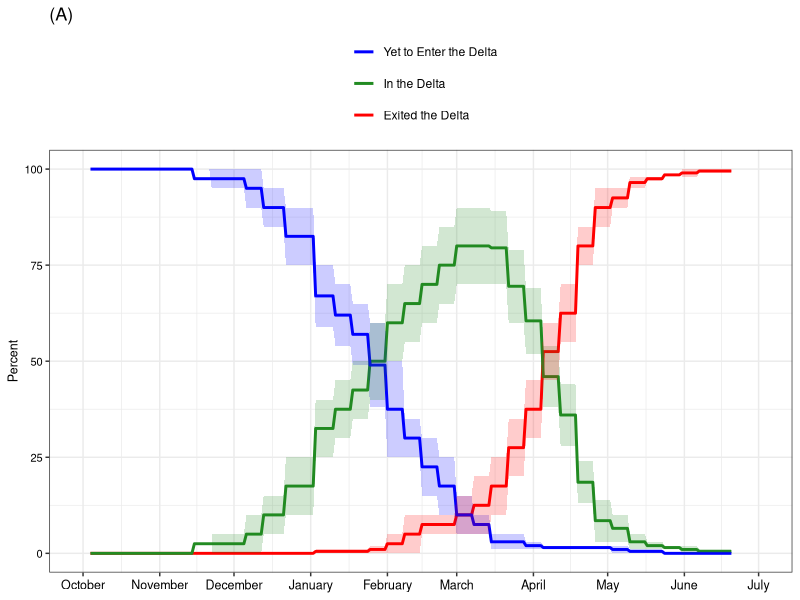
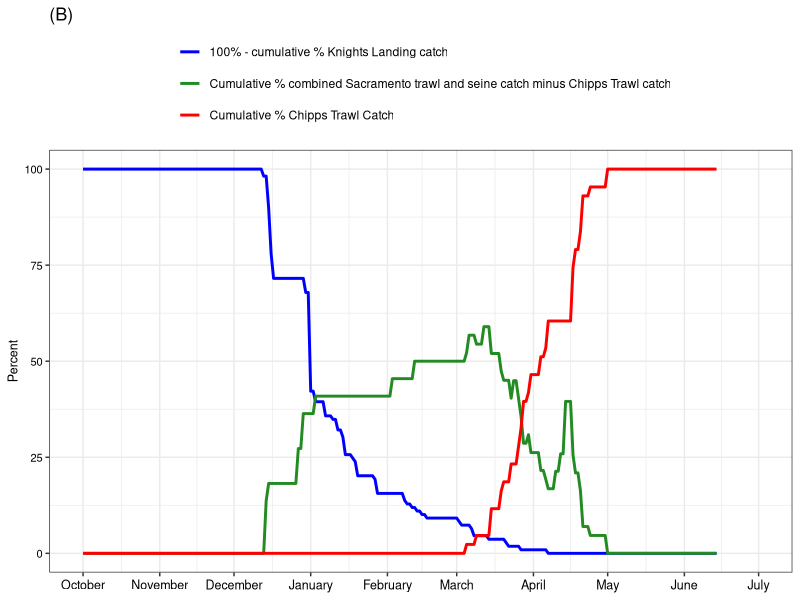
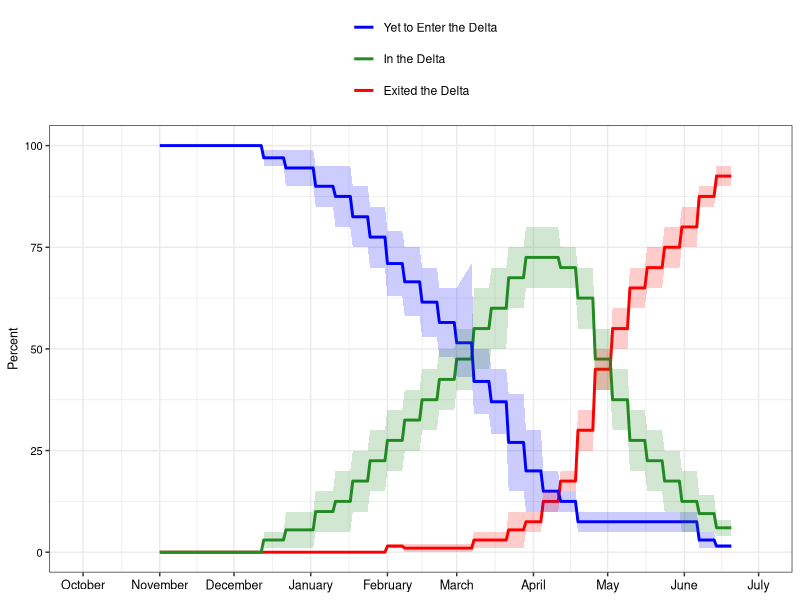
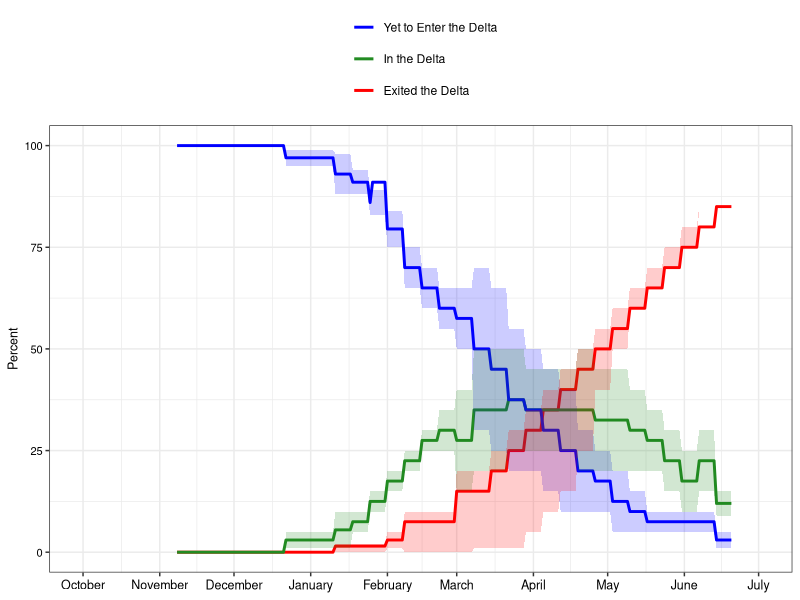
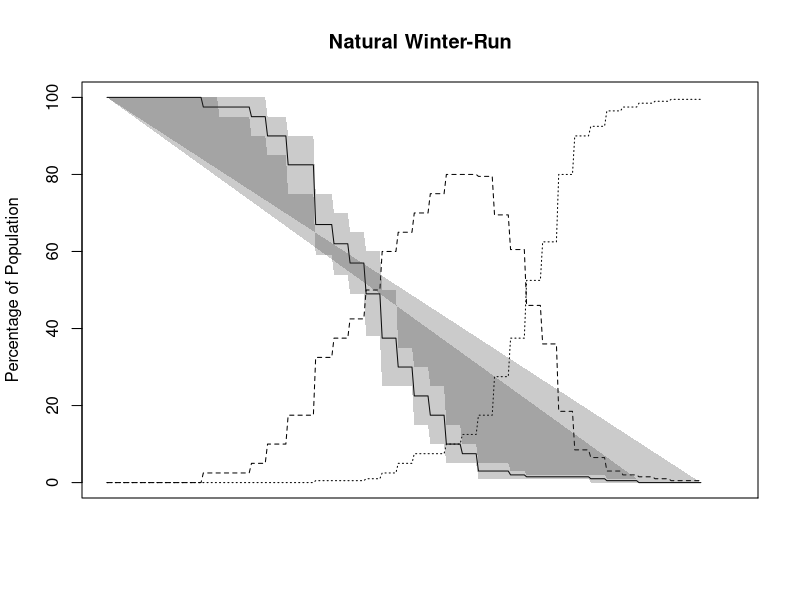
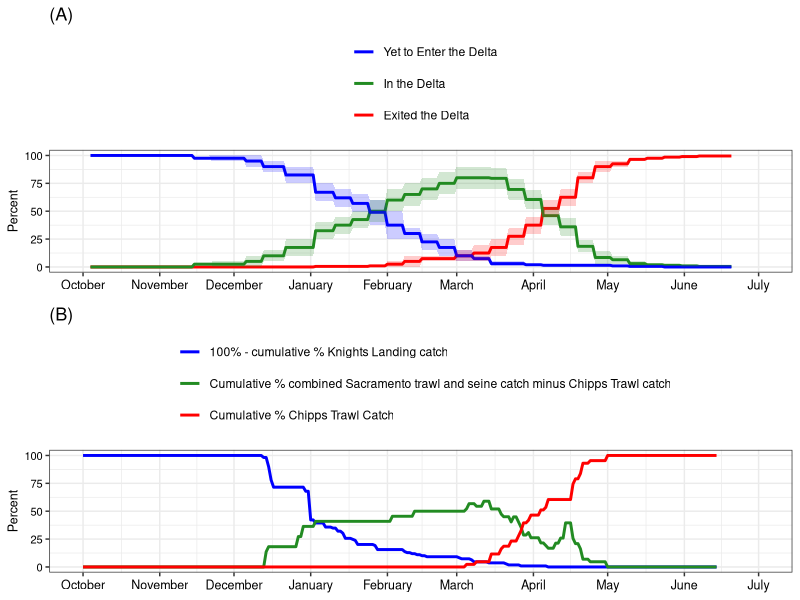
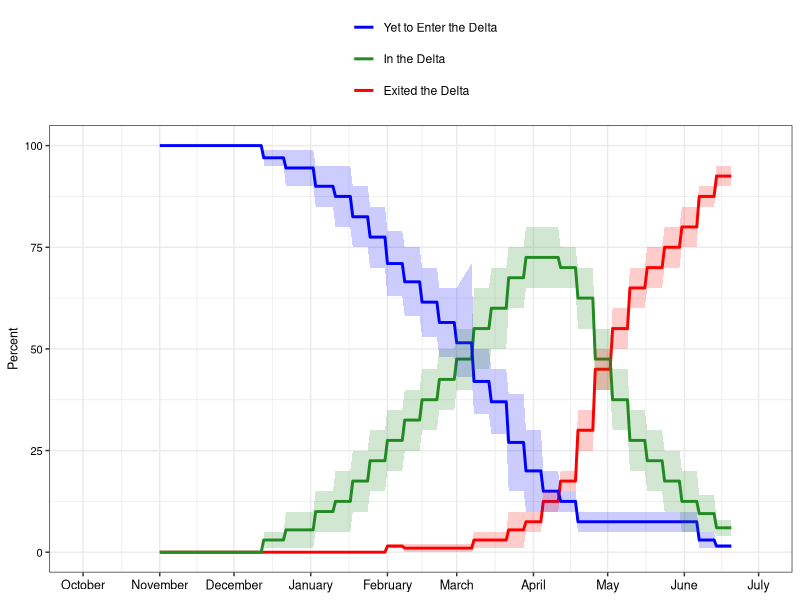
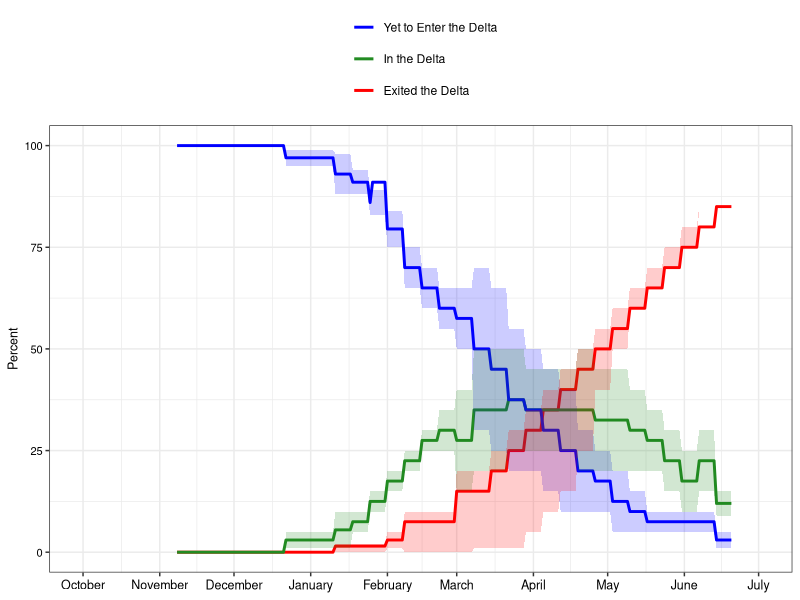

These charts were generated, in order, by the following R code:
library(tidyverse)
library(readxl)
library(grid)
library(gridExtra)

# Load distribution estimate data
distribution_data<-read_excel(file.path("data","DistributionEstimates_WOMT_WY2023.xlsx"),sheet="DATA Dist WOMT Export OMRrange")
str(distribution_data)

# Split range data into upper and lower dist estimates
dist_est_split <- function(datafile=distribution_data,old_col="Natural_WR_YTE_Range",newcol1="Natural_WR_YTE_Lower",newcol2="Natural_WR_YTE_Upper"){
  distribution_data_newdata <- separate(datafile, col=old_col,
                                     c("dummy1", "dummy2"), sep="-",extra = "drop") %>% 
    mutate(dummy2=gsub("\\%", "", dummy2)) %>%
    mutate(dummy1=as.numeric(dummy1),dummy2=as.numeric(dummy2)) 
  
  colnames(distribution_data_newdata)[colnames(distribution_data_newdata) == "dummy1"] = newcol1
  colnames(distribution_data_newdata)[colnames(distribution_data_newdata) == "dummy2"] = newcol2
  
  return(distribution_data_newdata)
}

# Create new columns for upper and lower
distribution_data_edit <- dist_est_split()
distribution_data_edit <- dist_est_split(datafile=distribution_data_edit,old_col="Natural_WR_ID_Range",newcol1="Natural_WR_ID_Lower",newcol2="Natural_WR_ID_Upper")
distribution_data_edit <- dist_est_split(datafile=distribution_data_edit,old_col="Natural_WR_E_Range",newcol1="Natural_WR_E_Lower",newcol2="Natural_WR_E_Upper")

distribution_data_edit <- dist_est_split(datafile=distribution_data_edit,old_col="Natural_SR_YTE_Range",newcol1="Natural_SR_YTE_Lower",newcol2="Natural_SR_YTE_Upper")
distribution_data_edit <- dist_est_split(datafile=distribution_data_edit,old_col="Natural_SR_ID_Range",newcol1="Natural_SR_ID_Lower",newcol2="Natural_SR_ID_Upper")
distribution_data_edit <- dist_est_split(datafile=distribution_data_edit,old_col="Natural_SR_E_Range",newcol1="Natural_SR_E_Lower",newcol2="Natural_SR_E_Upper")

distribution_data_edit <- dist_est_split(datafile=distribution_data_edit,old_col="Hatch_WR_YTE_Range",newcol1="Hatch_WR_YTE_Lower",newcol2="Hatch_WR_YTE_Upper")
distribution_data_edit <- dist_est_split(datafile=distribution_data_edit,old_col="Hatch_WR_ID_Range",newcol1="Hatch_WR_ID_Lower",newcol2="Hatch_WR_ID_Upper")
distribution_data_edit <- dist_est_split(datafile=distribution_data_edit,old_col="Hatch_WR_E_Range",newcol1="Hatch_WR_E_Lower",newcol2="Hatch_WR_E_Upper")

distribution_data_edit <- dist_est_split(datafile=distribution_data_edit,old_col="Natural_SH_YTE_Range",newcol1="Natural_SH_YTE_Lower",newcol2="Natural_SH_YTE_Upper")
distribution_data_edit <- dist_est_split(datafile=distribution_data_edit,old_col="Natural_SH_ID_Range",newcol1="Natural_SH_ID_Lower",newcol2="Natural_SH_ID_Upper")
distribution_data_edit <- dist_est_split(datafile=distribution_data_edit,old_col="Natural_SH_E_Range",newcol1="Natural_SH_E_Lower",newcol2="Natural_SH_E_Upper")

distribution_data_edit$Date=as.Date(distribution_data_edit$Date)

#Load monitoring csv data from SacPAS
#https://www.cbr.washington.edu/sacramento/data/query_sampling_graph.html
monitoring_data_raw <- read.csv(file.path("data","samplingdaily_1686867510_630.csv"))
str(monitoring_data_raw)

#Calculate percentage of sum
monitoring_data_WR <- monitoring_data_raw %>% rename(
  KL_RST=Raw.Knights.Landing.RST,
  SacSeine=Raw.Sacramento.Beach.Seines..SR080E.SR071E.SR062E.SR057E.SR055E.SR060E.AM001S.SR049E.,
  SacTrawl=Raw.Sacramento.Trawls..SR055M.SR055E.SR055W.SR055X.,
  ChippsTrawl=Raw.Chipps.Island.Trawls..SB018M.SB018N.SB018S.SB018X.
) %>% select(Date,KL_RST,SacSeine,SacTrawl,ChippsTrawl) %>%
  mutate(Date=as.Date(Date)) %>% rowwise() %>% mutate(SacTrawl_Seine= sum(SacSeine, SacTrawl, na.rm = TRUE)) %>%
  ungroup() %>%
  filter(!is.na(Date)) %>% select(-c(SacSeine, SacTrawl)) %>%
  mutate(KL_RST = replace_na(KL_RST, 0),ChippsTrawl=replace_na(ChippsTrawl, 0)) %>%
  mutate(KL_RST_sum=cumsum(KL_RST),ChippsTrawl_sum=cumsum(ChippsTrawl),SacTrawl_Seine_sum=cumsum(SacTrawl_Seine)) %>%
  mutate(KL_RST_sum=KL_RST_sum/max(KL_RST_sum),ChippsTrawl_sum=ChippsTrawl_sum/max(ChippsTrawl_sum),SacTrawl_Seine_sum=SacTrawl_Seine_sum/max(SacTrawl_Seine_sum)) %>%
  mutate(Reverse_KL_RST = 1-KL_RST_sum, SacTrawl_Seine_sum_minus_Chipps=SacTrawl_Seine_sum-ChippsTrawl_sum)

#Create winter run LAD monitoring data per DFW's figure
monitoring_data_WR_sum <- monitoring_data_WR %>% 
  select(Date,Reverse_KL_RST,SacTrawl_Seine_sum_minus_Chipps,ChippsTrawl_sum) %>%
  gather("Category","Percent",2:4) %>% mutate(Date=as.Date(Date))%>%
  mutate(Percent=Percent*100)

monitoring_data_WR_sum$Category<-factor(monitoring_data_WR_sum$Category, levels=c('Reverse_KL_RST','SacTrawl_Seine_sum_minus_Chipps', 'ChippsTrawl_sum'))

########################
#Create figure for Natural Winter-run LAD distribution estimates
str(distribution_data_edit)
data_WR_nat<-distribution_data_edit %>% select(Date,Natural_WR_YTE,Natural_WR_ID,Natural_WR_E) %>% gather("Category","Percent",2:4) 

#Winter-run distribution estimates
plot_distest_WR_nat <- ggplot() +  
  geom_line(data=data_WR_nat, aes(Date, Percent, colour=Category),size=1) + 
  geom_ribbon(data=distribution_data_edit,aes(x=Date, ymax=Natural_WR_YTE_Upper, ymin=Natural_WR_YTE_Lower), 
              alpha=0.2,fill="blue")+
  geom_ribbon(data=distribution_data_edit,aes(x=Date, ymax=Natural_WR_ID_Upper, ymin=Natural_WR_ID_Lower), 
              alpha=0.2,fill="forestgreen")+
  geom_ribbon(data=distribution_data_edit,aes(x=Date, ymax=Natural_WR_E_Upper, ymin=Natural_WR_E_Lower), 
              alpha=0.2,fill="red") +
  theme_bw() +
  scale_x_date(date_breaks = "1 month",
               date_labels="%B",
               limits = as.Date(c('2022-10-01','2023-07-01')))+
  ggtitle("(A)")+
  theme(plot.title=element_text(size=13), 
                 axis.text.x=element_text(size=9, color="black"), 
                 axis.text.y = element_text(size=8, color="black"), 
                 axis.title.x = element_blank(),
                 axis.title.y = element_text(size = 9, angle = 90),
                 strip.text = element_text(size = 7),
                 legend.position = "top") + 
  scale_colour_manual(values = c("red","forestgreen","blue"),name="",labels=c("Exited the Delta","In the Delta","Yet to Enter the Delta"))+
  guides(color = guide_legend(reverse = TRUE,nrow=3,byrow=TRUE))

plot_distest_WR_nat

#Winter-run monitoring data analog to dist estimates
plot_monitoring_WR_nat <- ggplot() +  
  geom_line(data=monitoring_data_WR_sum, aes(Date, Percent, colour=Category),size=1) +
  theme_bw() +
  scale_x_date(date_breaks = "1 month",
               date_labels="%B",
               limits = as.Date(c('2022-10-01','2023-07-01')))+
  ggtitle("(B)")+
  theme(plot.title=element_text(size=13), 
        axis.text.x=element_text(size=9, color="black"), 
        axis.text.y = element_text(size=8, color="black"), 
        axis.title.x = element_blank(),
        axis.title.y = element_text(size = 9, angle = 90),
        strip.text = element_text(size = 7),
        legend.position = "top") + 
  scale_colour_manual(values = c("blue","forestgreen","red"),name="",labels=c("100% - cumulative % Knights Landing catch","Cumulative % combined Sacramento trawl and seine catch minus Chipps Trawl catch","Cumulative % Chipps Trawl Catch"))+
  guides(color = guide_legend(nrow=3,byrow=TRUE))
  
plot_monitoring_WR_nat


#Print figure
tiff(filename=file.path("output","Figure_DistEst_WinterRun.tiff"),
     type="cairo",
     units="in", 
     width=8, #10*1, 
     height=10, #22*1, 
     pointsize=5, #12, 
     res=600,
     compression="lzw")
grid.arrange(plot_distest_WR_nat, plot_monitoring_WR_nat, ncol=1,nrow=2)

dev.off()

###################

#Create figure for Spring-run LAD distribution estimates
data_SR<-distribution_data_edit %>% select(Date,Natural_SR_YTE,Natural_SR_ID,Natural_SR_E) %>% gather("Category","Percent",2:4) 

#Spring-run distribution estimates
plot_distest_SR <- ggplot() +  
  geom_line(data=data_SR, aes(Date, Percent, colour=Category),size=1) + 
  geom_ribbon(data=distribution_data_edit,aes(x=Date, ymax=Natural_SR_YTE_Upper, ymin=Natural_SR_YTE_Lower), 
              alpha=0.2,fill="blue")+
  geom_ribbon(data=distribution_data_edit,aes(x=Date, ymax=Natural_SR_ID_Upper, ymin=Natural_SR_ID_Lower), 
              alpha=0.2,fill="forestgreen")+
  geom_ribbon(data=distribution_data_edit,aes(x=Date, ymax=Natural_SR_E_Upper, ymin=Natural_SR_E_Lower), 
              alpha=0.2,fill="red") +
  theme_bw() +
  scale_x_date(date_breaks = "1 month",
               date_labels="%B",
               limits = as.Date(c('2022-10-01','2023-07-01')))+
  theme(plot.title=element_text(size=13), 
        axis.text.x=element_text(size=9, color="black"), 
        axis.text.y = element_text(size=8, color="black"), 
        axis.title.x = element_blank(),
        axis.title.y = element_text(size = 9, angle = 90),
        strip.text = element_text(size = 7),
        legend.position = "top") + 
  scale_colour_manual(values = c("red","forestgreen","blue"),name="",labels=c("Exited the Delta","In the Delta","Yet to Enter the Delta"))+
  guides(color = guide_legend(reverse = TRUE,nrow=3,byrow=TRUE))

plot_distest_SR

#Print figure
tiff(filename=file.path("output","Figure_DistEst_SpringRun.tiff"),
     type="cairo",
     units="in", 
     width=10, #10*1, 
     height=6, #22*1, 
     pointsize=5, #12, 
     res=600,
     compression="lzw")
plot_distest_SR
dev.off()


###################

#Create figure for Steelhead distribution estimates
data_SH<-distribution_data_edit %>% select(Date,Natural_SH_YTE,Natural_SH_ID,Natural_SH_E) %>% gather("Category","Percent",2:4) 

#Spring-run distribution estimates
plot_distest_SH <- ggplot() +  
  geom_line(data=data_SH, aes(Date, Percent, colour=Category),size=1) + 
  geom_ribbon(data=distribution_data_edit,aes(x=Date, ymax=Natural_SH_YTE_Upper, ymin=Natural_SH_YTE_Lower), 
              alpha=0.2,fill="blue")+
  geom_ribbon(data=distribution_data_edit,aes(x=Date, ymax=Natural_SH_ID_Upper, ymin=Natural_SH_ID_Lower), 
              alpha=0.2,fill="forestgreen")+
  geom_ribbon(data=distribution_data_edit,aes(x=Date, ymax=Natural_SH_E_Upper, ymin=Natural_SR_E_Lower), 
              alpha=0.2,fill="red") +
  theme_bw() +
  scale_x_date(date_breaks = "1 month",
               date_labels="%B",
               limits = as.Date(c('2022-10-01','2023-07-01')))+
  theme(plot.title=element_text(size=13), 
        axis.text.x=element_text(size=9, color="black"), 
        axis.text.y = element_text(size=8, color="black"), 
        axis.title.x = element_blank(),
        axis.title.y = element_text(size = 9, angle = 90),
        strip.text = element_text(size = 7),
        legend.position = "top") + 
  scale_colour_manual(values = c("red","forestgreen","blue"),name="",labels=c("Exited the Delta","In the Delta","Yet to Enter the Delta"))+
  guides(color = guide_legend(reverse = TRUE,nrow=3,byrow=TRUE))

plot_distest_SH

#Print figure
tiff(filename=file.path("output","Figure_DistEst_Steelhead.tiff"),
     type="cairo",
     units="in", 
     width=10, #10*1, 
     height=6, #22*1, 
     pointsize=5, #12, 
     res=600,
     compression="lzw")
plot_distest_SH
dev.off()

###################################################################
df <- data.frame(x = c(NA, "x.y", "x.z", "y.z"))
str(df)
df %>% separate(x, c("A", "B"))

at <- seq(from = min(distribution_data$Date), to = max(distribution_data$Date), by = "month")

#Natural winter-run
tiff(filename="Fig_NaturalWinter_DistributionEstimates.tiff",width=10,height = 8, units = "in",  res=300, compression ="lzw")

plot(Natural_WR_YTE ~ Date, distribution_data, xaxt = "n", type = "l", col="black",main="Natural Winter-Run",ylab="Percentage of Population",xlab="")
lines(distribution_data$Date, distribution_data$Natural_WR_ID, col = "black", type = "l", lty = 2)
lines(distribution_data$Date, distribution_data$Natural_WR_E, col = "black", type = "l", lty = 3)
axis(1, at=at, format(at, "%b %d"), cex.axis = .7)
legend(min(distribution_data$Date), 50, legend=c("Yet to enter Delta", "In Delta", "Exited Delta"),
       col=c("black", "black",'black'), lty=1:3, cex=0.8)

dev.off()

#Natural Spring-run
tiff(filename="Fig_NaturalSpring_DistributionEstimates.tiff",width=10,height = 8, units = "in",  res=300, compression ="lzw")

plot(Natural_SR_YTE ~ Date, distribution_data, xaxt = "n", type = "l", col="black",main="Natural Spring-Run",ylab="Percentage of Population",xlab="")
lines(distribution_data$Date, distribution_data$Natural_SR_ID, col = "black", type = "l", lty = 2)
lines(distribution_data$Date, distribution_data$Natural_SR_E, col = "black", type = "l", lty = 3)
axis(1, at=at, format(at, "%b %d"), cex.axis = .7)
legend(min(distribution_data$Date), 50, legend=c("Yet to enter Delta", "In Delta", "Exited Delta"),
       col=c("black", "black",'black'), lty=1:3, cex=0.8)

dev.off()


#Natural Steelhead
tiff(filename="Fig_NaturalSteelhead_DistributionEstimates.tiff",width=10,height = 8, units = "in",  res=300, compression ="lzw")

plot(Natural_SH_YTE ~ Date, distribution_data, xaxt = "n", type = "l", col="black",main="Natural Steelhead",ylab="Percentage of Population",xlab="")
lines(distribution_data$Date, distribution_data$Natural_SH_ID, col = "black", type = "l", lty = 2)
lines(distribution_data$Date, distribution_data$Natural_SH_E, col = "black", type = "l", lty = 3)
axis(1, at=at, format(at, "%b %d"), cex.axis = .7)
legend(min(distribution_data$Date), 50, legend=c("Yet to enter Delta", "In Delta", "Exited Delta"),
       col=c("black", "black",'black'), lty=1:3, cex=0.8)

dev.off()

#Hatchery Winter-run
tiff(filename="Fig_HatcheryWinter_DistributionEstimates.tiff",width=10,height = 8, units = "in",  res=300, compression ="lzw")

plot(Hatch_WR_YTE ~ Date, distribution_data, xaxt = "n", type = "l", col="black",main="Hatchery Winter-Run",ylab="Percentage of Population",xlab="")
lines(distribution_data$Date, distribution_data$Hatch_WR_ID, col = "black", type = "l", lty = 2)
lines(distribution_data$Date, distribution_data$Hatch_WR_E, col = "black", type = "l", lty = 3)
axis(1, at=at, format(at, "%b %d"), cex.axis = .7)
legend(min(distribution_data$Date), 50, legend=c("Yet to enter Delta", "In Delta", "Exited Delta"),
       col=c("black", "black",'black'), lty=1:3, cex=0.8)

dev.off()

##################### Test code


plot(Natural_WR_YTE ~ Date, distribution_data_edit, xaxt = "n", type = "l", col="black",main="Natural Winter-Run",ylab="Percentage of Population",xlab="")
lines(distribution_data_edit$Date, distribution_data_edit$Natural_WR_ID, col = "black", type = "l", lty = 2)
lines(distribution_data_edit$Date, distribution_data_edit$Natural_WR_E, col = "black", type = "l", lty = 3)
polygon(x = c(distribution_data_edit$Date, distribution_data_edit$Date[length(distribution_data_edit$Date)], rev(distribution_data_edit$Date), distribution_data_edit$Date[1]),
        y = c(distribution_data_edit$Natural_WR_YTE_Lower, distribution_data_edit$Natural_WR_YTE_Upper[length(distribution_data_edit$Natural_WR_YTE_Upper)], rev(distribution_data_edit$Natural_WR_YTE_Upper), distribution_data_edit$Natural_WR_YTE_Lower[1]),
        border=NA, col=gray(0.2,0.25))
axis(1, at=at, format(at, "%b %d"), cex.axis = .7)
legend(min(distribution_data$Date), 50, legend=c("Yet to enter Delta", "In Delta", "Exited Delta"),
       col=c("black", "black",'black'), lty=1:3, cex=0.8)

